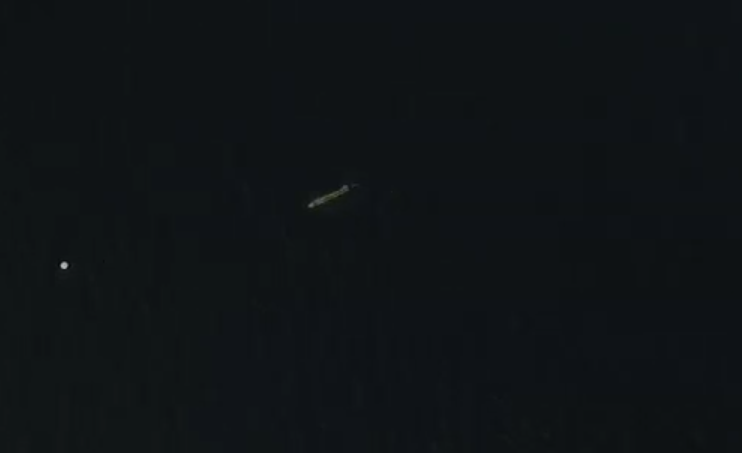
#> input picture auv_detection/input_images2/1.png, 742 x 453 px; its folder holds only this picture in this run
$ python auv_detection3.py
#> lines starting #> are read from the running program, lines starting #| are printed output that depends on the picture; after the words box and inside, x2 and y2 are one past the last pixel; in counts of white or black regions, pixels touching at a corner belong together
#> in process_folder, image is the input picture: shape (453, 742, 3); mean B, G, R 21.9, 19.4, 15.2
import cv2
import numpy as np
import matplotlib.pyplot as plt
import os


def remove_specular_reflection(image):
    """Removes specular reflection and plots intermediate result."""
    image = image.astype(np.float32)
    Imin = np.min(image, axis=2)
    mean_val = np.mean(Imin)
#> mean_val = 15.24
    std_val = np.std(Imin)
#> std_val = 2.11
    T = mean_val + 0.5 * std_val
#> T = 16.29
    tau = np.where(Imin > T, Imin, 0)
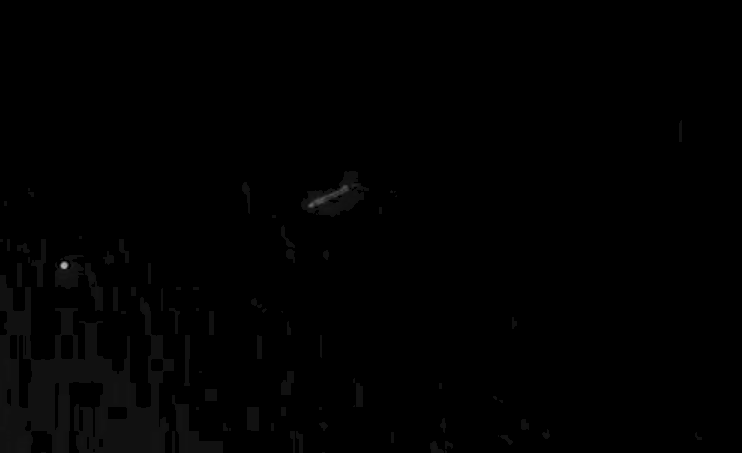
#> tau: shape (453, 742) float32; min 0, max 180, mean 1.2
    beta_hat = np.maximum(Imin - tau, 0)
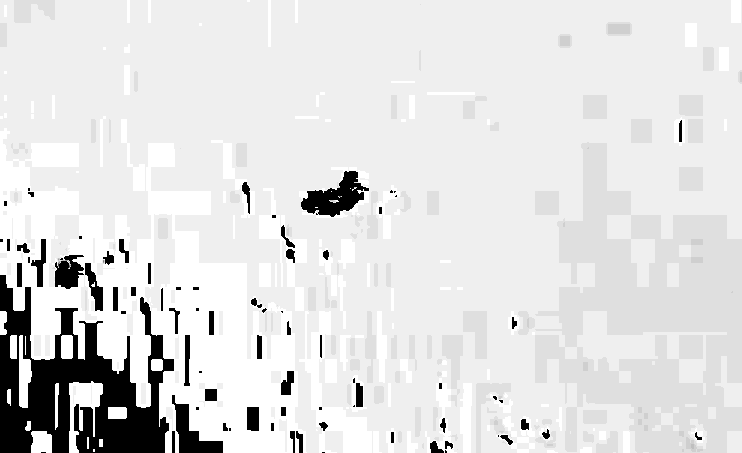
#> beta_hat: shape (453, 742) float32; min 0, max 16, mean 14.01; drawn with min black and max white

    fsf = np.zeros_like(image)
    for i in range(3):
        fsf[:, :, i] = image[:, :, i] - beta_hat

    fsf = np.clip(fsf, 0, 255).astype(np.uint8)

    # Show after specular removal
    plt.imshow(cv2.cvtColor(fsf, cv2.COLOR_BGR2RGB))
    plt.title("After Specular Removal")
    plt.show()

    return fsf


# [51 lines left out: function detect_rectangles, not called in this run]


def detect_rectangles2(image, min_aspect=2.5, min_area=300, debug=False):
    # 1) Grayscale + blur
#> called with min_aspect = 3, min_area = 500, debug = False
    gray = cv2.cvtColor(image, cv2.COLOR_BGR2GRAY)
    blurred = cv2.GaussianBlur(gray, (5, 5), 0)
    if debug:
        plt.imshow(gray, cmap='gray'); plt.title("Grayscale"); plt.show()
        plt.imshow(blurred, cmap='gray'); plt.title("Blurred"); plt.show()
    # 2) Brightness filter: keep top 10% as-is, rest → 0
    thresh_val = np.percentile(blurred, 96)  # Top 1.5% as threshold
#> thresh_val = 21
    bright_mask = blurred.copy()
    bright_mask[blurred < thresh_val] = 0

    if debug:
        plt.imshow(bright_mask, cmap='gray')
        plt.title(f"Top 10% Brightness Kept (thresh={thresh_val:.0f})")
        plt.show()

    # 2.1) Remove specular reflections from the bright mask
    bm_color = cv2.cvtColor(bright_mask, cv2.COLOR_GRAY2BGR)
    bm_spec_free = remove_specular_reflection(bm_color)
#> in remove_specular_reflection (call 2), `beta_hat = np.maximum(Imin - tau, 0)`: beta_hat: shape (453, 742) float32; every value is 0
    bright_mask = cv2.cvtColor(bm_spec_free, cv2.COLOR_BGR2GRAY)

    if debug:
        plt.imshow(bright_mask, cmap='gray')
        plt.title("After Specular Removal on Bright Mask")
        plt.show()

    # 2.2) Flatten noise by averaging neighbors (5×5 mean filter)
    bright_mask = cv2.blur(bright_mask, (5, 5))
    if debug:
        plt.imshow(bright_mask, cmap='gray')
        plt.title("After 5×5 Mean Filter")
        plt.show()


    # 3) Edge detection on that binary mask
    edges = cv2.Canny(bright_mask, 50, 180)
#> edges: shape (453, 742); 0.01% white in thin lines or dots, all inside (x1, y1, x2, y2) = (60, 262, 68, 269)
    if True:
        plt.imshow(edges, cmap='gray'); plt.title("Canny on Bright Mask"); plt.show()

    # 4) Morphological closing
    kernel = cv2.getStructuringElement(cv2.MORPH_RECT, (7, 7))
    closed = cv2.morphologyEx(edges, cv2.MORPH_CLOSE, kernel)
#> closed: shape (453, 742); 0.01% white; 1 white region
    if True:
        plt.imshow(closed, cmap='gray'); plt.title("After Morphology"); plt.show()

    # 5) Find contours & filter by aspect ratio + area
    contours, _ = cv2.findContours(closed, cv2.RETR_EXTERNAL, cv2.CHAIN_APPROX_SIMPLE)
#> contours = 1 contour; box (x1, y1, x2, y2) and area: (60, 262, 68, 269) 35
    rectangles = []
    for cnt in contours:
        area = cv2.contourArea(cnt)
        if area < min_area:
            continue
        rect = cv2.minAreaRect(cnt)
        w, h = rect[1]
        if w == 0 or h == 0:
            continue
        aspect = max(w, h) / min(w, h)
        if aspect >= min_aspect:
            rectangles.append(rect)
#> this loop made 1 pass
#> area on pass 1: 35
#> after the loop, rectangles = []

    # 6) Debug draw
    if debug:
        debug_img = image.copy()
        for rect in rectangles:
            box = cv2.boxPoints(rect).astype(int)
            cv2.drawContours(debug_img, [box], 0, (0, 255, 0), 2)
        plt.imshow(cv2.cvtColor(debug_img, cv2.COLOR_BGR2RGB))
        plt.title("Rectangles Detected")
        plt.show()

    return rectangles


# --- at module scope, before any functions ---
backSub = cv2.createBackgroundSubtractorKNN(detectShadows=True)

# [97 lines left out: functions detect_rectangles3, plotHSV, not called in this run]


def detect_auv(image, debug=False):
    specular_free = remove_specular_reflection(image)

    rectangles = detect_rectangles2(specular_free, min_aspect=3.0, min_area=500, debug=False)
#> rectangles = []

    output = image.copy()
    best_rect = None
    largest_area = 0

    for rect in rectangles:
        width, height = rect[1]
        area = width * height
        if area > largest_area:
            largest_area = area
            best_rect = rect
#> this loop made 0 passes
#> after the loop, largest_area = 0

    if best_rect:
        box = cv2.boxPoints(best_rect)
        box = np.int0(box)
        cv2.drawContours(output, [box], 0, (0, 255, 0), 3)
        if debug:
            plt.imshow(cv2.cvtColor(output, cv2.COLOR_BGR2RGB))
            plt.title("Detected AUV")
            plt.show()
        return output, box

    if debug:
        print("No suitable AUV detected.")
        plt.imshow(cv2.cvtColor(output, cv2.COLOR_BGR2RGB))
        plt.title("No Detection")
        plt.show()

    return output, None


def process_folder(input_folder, output_folder="output"):
    supported_ext = ('.png', '.jpg', '.jpeg', '.bmp')  # Fixed indentation
    for fname in os.listdir(input_folder):
        if fname.lower().endswith(supported_ext):
            img_path = os.path.join(input_folder, fname)
            image = cv2.imread(img_path)
            if image is None:
                print(f"Failed to load {fname}")
                continue
            output, bbox = detect_auv(image, debug=True)
            if bbox is not None:
                print(f"[✓] AUV detected in {fname} at {bbox}")
            else:
                print(f"[✗] No AUV detected in {fname}")


if __name__ == "__main__":
    current_dir = os.path.dirname(os.path.abspath(__file__))
    input_folder = os.path.join(current_dir, "input_images2")
    process_folder(input_folder)

$ run again, on auv_detection/input_images2/5.png
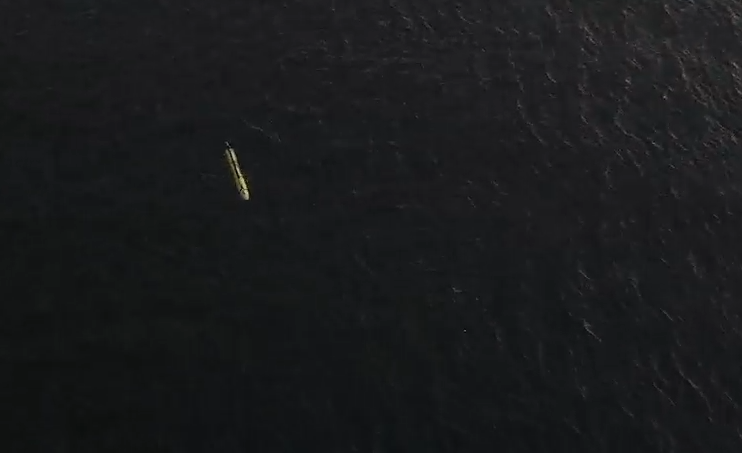
#> input picture auv_detection/input_images2/5.png, 742 x 453 px
#> in process_folder, image is the input picture: shape (453, 742, 3); mean B, G, R 28.3, 26.8, 25.5
#> mean_val = 25.36
#> std_val = 6.83
#> T = 28.78
#> in remove_specular_reflection, `beta_hat = np.maximum(Imin - tau, 0)`:
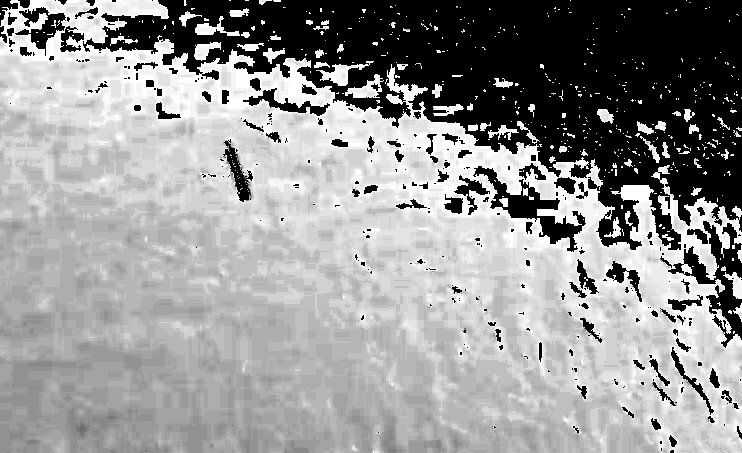
#> beta_hat: shape (453, 742) float32; min 0, max 28, mean 16.4; drawn with min black and max white
#> thresh_val = 38
#> in detect_rectangles2, `bright_mask[blurred < thresh_val] = 0`:
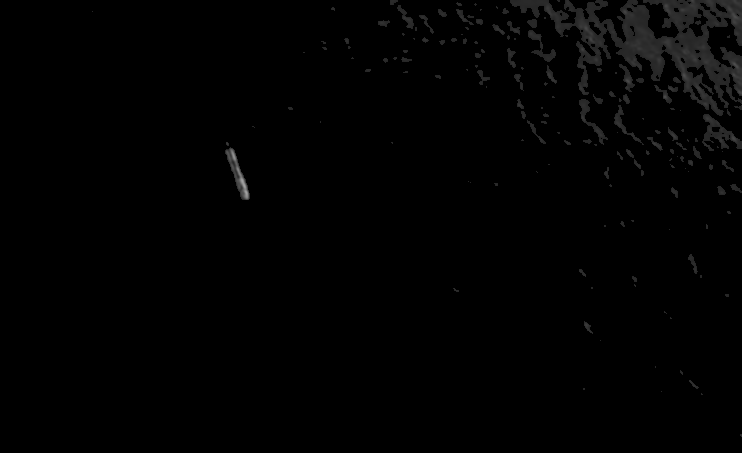
#> bright_mask: shape (453, 742); min 0, max 162, mean 2
#> beta_hat: shape (453, 742) float32; every value is 0
#> edges: shape (453, 742); 0.04% white in thin lines or dots, all inside (x1, y1, x2, y2) = (225, 148, 250, 199)
#> closed: shape (453, 742); 0.07% white; 1 white region
#> contours = 1 contour; box (x1, y1, x2, y2) and area: (225, 148, 250, 199) 133
#> the loop in detect_rectangles2, `for cnt in contours:` made 1 pass
#> area on pass 1: 133
#> after the loop in detect_rectangles2, `for cnt in contours:`: rectangles = []
#> after the loop in detect_auv, `for rect in rectangles:`: largest_area = 0

$ run again, on auv_detection/input_images2/3.png
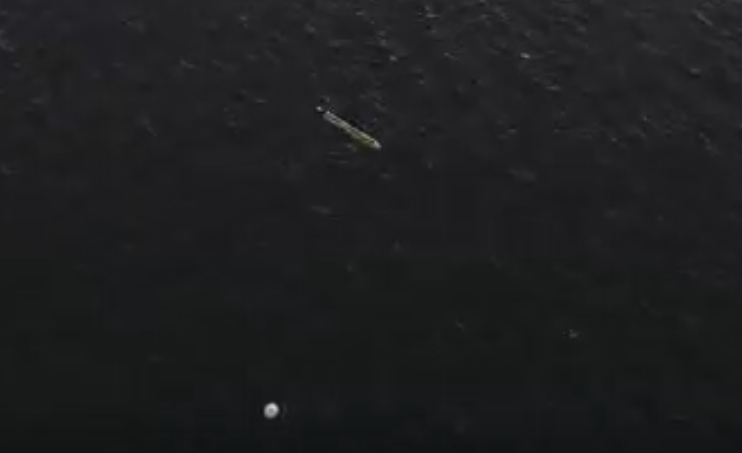
#> input picture auv_detection/input_images2/3.png, 742 x 453 px
#> in process_folder, image is the input picture: shape (453, 742, 3); mean B, G, R 31.5, 30, 29.2
#> mean_val = 29.13
#> std_val = 6.68
#> T = 32.47
#> thresh_val = 40
#> beta_hat: shape (453, 742) float32; every value is 0
#> in detect_rectangles2, `edges = cv2.Canny(bright_mask, 50, 180)`:
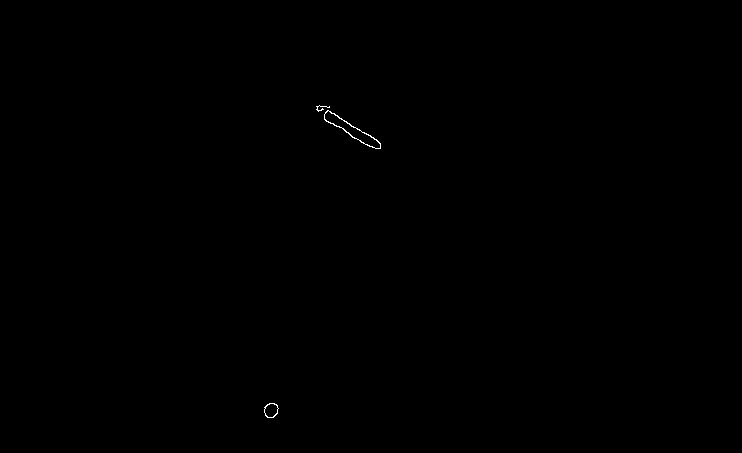
#> edges: shape (453, 742); 0.08% white in thin lines or dots, all inside (x1, y1, x2, y2) = (264, 105, 381, 418)
#> closed: shape (453, 742); 0.22% white; 2 white regions
#> contours = 2 contours; box (x1, y1, x2, y2) and area: (316, 105, 381, 149) 636, (264, 403, 279, 418) 156
#> the loop in detect_rectangles2, `for cnt in contours:` made 2 passes
#> area on pass 1: 156.5
#> after the loop in detect_rectangles2, `for cnt in contours:`: rectangles = [((347.6, 127.6), (14, 76.51), -54.93)]
#> the loop in detect_auv, `for rect in rectangles:` made 1 pass
#> (width, height, area, largest_area, best_rect) on pass 1: (14, 76.51, 1071.2, 1071.2, ((347.6, 127.6), (14, 76.51), -54.93))
#> after the loop in detect_auv, `for rect in rectangles:`: largest_area = 1071.2
#> in detect_auv, `box = cv2.boxPoints(best_rect)`: box = [[374.9, 155.3], [312.2, 111.3], [320.3, 99.89], [382.9, 143.9]]
#> in detect_auv, `box = np.int0(box)`: box = [[374, 155], [312, 111], [320, 99], [382, 143]]
#> in detect_auv, `cv2.drawContours(output, [box], 0, (0, 255, 0), 3)`:
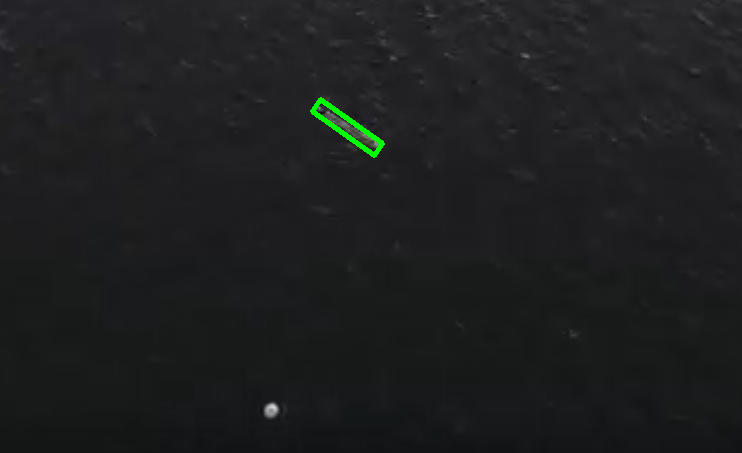
#> output: shape (453, 742, 3); 0.27% of pixels changed, all inside (x1, y1, x2, y2) = (310, 97, 385, 158)
#| [✓] AUV detected in 3.png at [[374 155]
#|  [312 111]
#|  [320  99]
#|  [382 143]]
